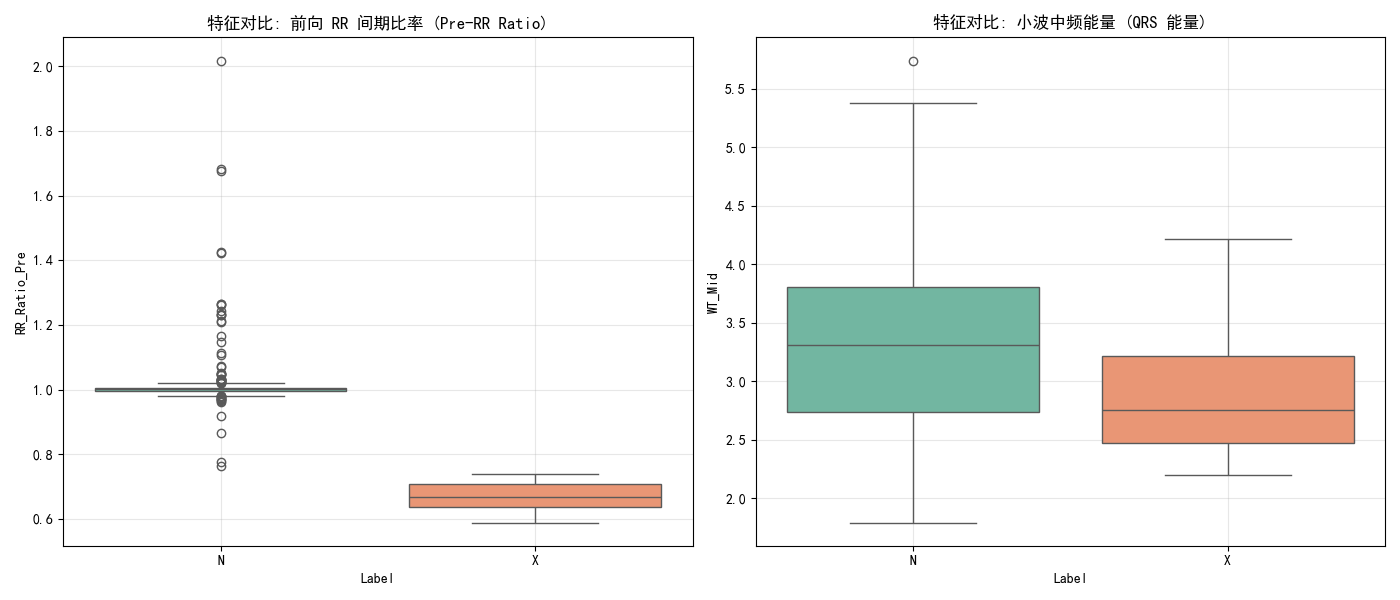

This chart was generated by the following Python code:
import numpy as np
import matplotlib.pyplot as plt
import pandas as pd
import seaborn as sns
import config
import data_loader
from features import FeatureExtractor

# 设置绘图风格
plt.rcParams['font.sans-serif'] = ['SimHei']
plt.rcParams['axes.unicode_minus'] = False

def verify_features():
    # 1. 读取数据 (依然用第一个文件)
    filename = config.TRAIN_FILES[0]
    print(f"读取文件: {filename}")
    signal = data_loader.load_ecg_signal(filename)
    df = data_loader.load_annotations(filename)
    
    # 2. 切片
    r_indices = df['R_Index'].values
    segments, valid_r = data_loader.get_heartbeat_segments(signal, r_indices)
    
    # 注意：valid_r 的长度可能比 df 少（因为边界去除），需要对齐标签
    # 简单做法：我们只取前 len(segments) 个标签做演示
    # 严谨做法：应该根据 valid_r 反查 label，但这里 valid_r 基本只少了首尾几个
    labels = df['Beat Symbol'].values[:len(segments)]
    
    # 3. 提取特征
    extractor = FeatureExtractor(fs=config.FS)
    # 为了演示快一点，我们只取前 2000 个点做测试，不用跑全量
    test_limit = 2000
    print(f"正在提取前 {test_limit} 个心拍的特征...")
    
    X_feats = extractor.extract_batch(segments[:test_limit], valid_r[:test_limit])
    y_labels = labels[:test_limit]
    
    # 特征名称列表 (对应 features.py 里的顺序)
    feat_names = [
        'RR_Ratio_Pre', 'RR_Ratio_Post', 
        'WT_Low', 'WT_Mid', 'WT_High', 
        'P-P', 'Skew', 'Kurt', 'Entropy'
    ]
    
    # 4. 可视化分析：RR 间期对比
    # 将特征转为 DataFrame 方便绘图
    df_feats = pd.DataFrame(X_feats, columns=feat_names)
    df_feats['Label'] = y_labels
    
    print("特征提取完成！开始绘图...")
    
    plt.figure(figsize=(14, 6))
    
    # 子图1: RR_Ratio_Pre 分布 (这是识别早搏最重要的特征)
    plt.subplot(1, 2, 1)
    sns.boxplot(x='Label', y='RR_Ratio_Pre', data=df_feats, palette="Set2")
    plt.title("特征对比: 前向 RR 间期比率 (Pre-RR Ratio)")
    plt.grid(True, alpha=0.3)
    # 如果 N 是 1.0 左右，X 明显小于 1.0，说明特征有效！
    
    # 子图2: 小波中频能量 (WT_Mid) 分布
    plt.subplot(1, 2, 2)
    sns.boxplot(x='Label', y='WT_Mid', data=df_feats, palette="Set2")
    plt.title("特征对比: 小波中频能量 (QRS 能量)")
    plt.grid(True, alpha=0.3)
    
    plt.tight_layout()
    plt.show()
    
    print("特征矩阵形状:", X_feats.shape)
    print("示例特征值 (第一行):", X_feats[0])

if __name__ == "__main__":
    verify_features()
